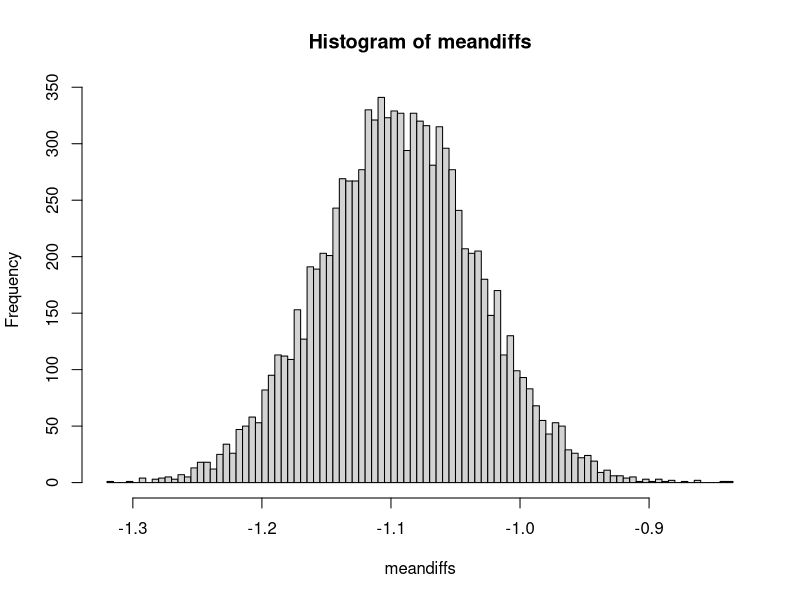
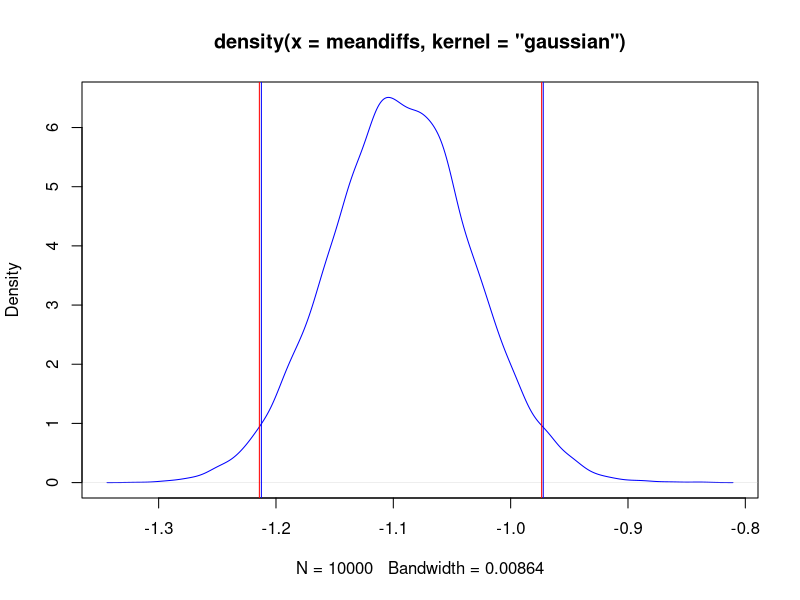

Reproduce these figures in R, in order.
# Der Vergleich zweier Durchschnitte mithilfe von Bootstrapping

n = 500
resamps = 10000
  
A = rnorm(n, mean = 0, sd = 1)
B = rnorm(n, mean = 1, sd = 1)

#A = rchisq(n, 5)
#B = rchisq(n, 10)

# Empty matrix for the mean differences
meandiffs = matrix(, nrow = resamps, ncol = 1)

# Resample and calculate the mean difference
for(i in 1:resamps){
  A_res = sample(A, n, n)
  B_res = sample(B, n, n)
  meandiffs[i] = mean(A_res) - mean(B_res)
}

# 0.95 Confidence Interval
confi_bo = quantile(meandiffs, c(0.025, 0.975))

ttest = t.test(A, B)
confi_tt = ttest$conf.int


confi_bo
confi_tt


hist(meandiffs, breaks = 80)
plot(density(meandiffs, kernel = "gaussian"), col = "blue")

abline(v = confi_bo, col = "blue")
abline(v = confi_tt, col = "red")

